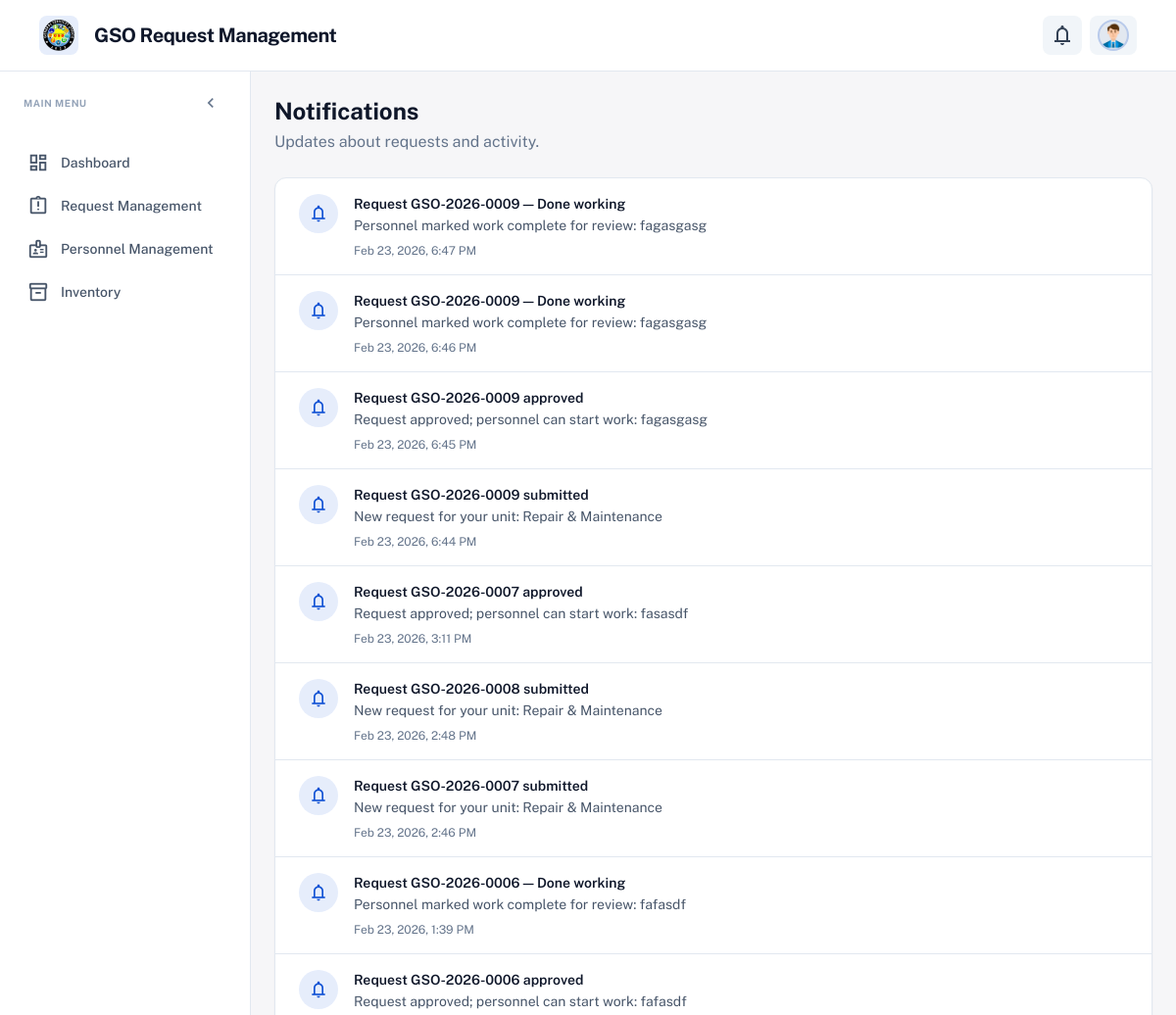
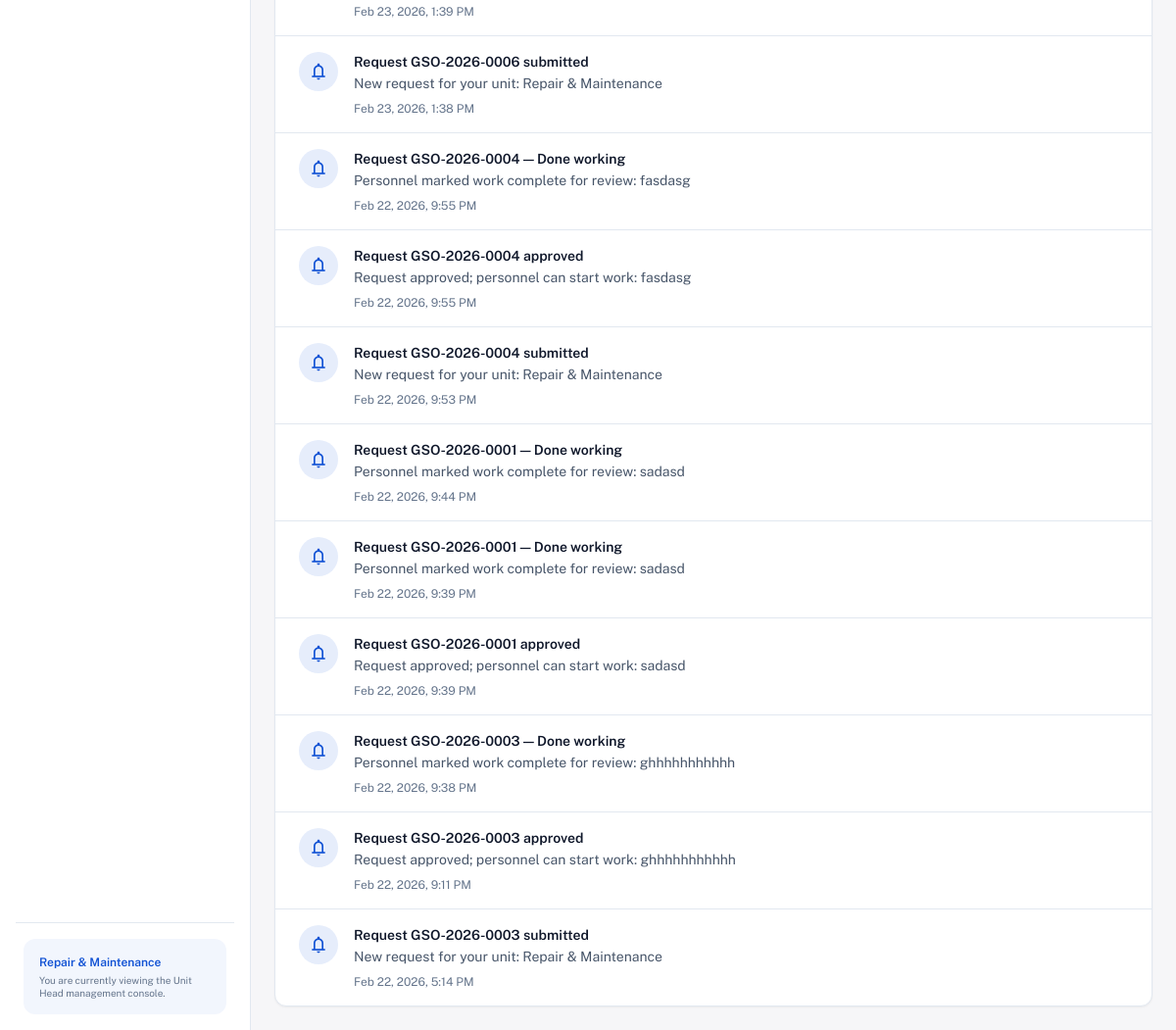
/accounts/staff/notifications/ (signed in), run on the app's committed database (2 pictures, top to bottom).
### apps/gso_accounts/models.py (models this page shows, shortened)
class User(AbstractUser):
    AVATAR_CHOICES = (
        ('man1', 'Man 1'),
        ('man2', 'Man 2'),
        ('man3', 'Man 3'),
        ('man4', 'Man 4'),
        ('man5', 'Man 5'),
        ('man6', 'Man 6'),
        ('man7', 'Man 7'),
        ('man8', 'Man 8'),
        ('man9', 'Man 9'),
        ('woman1', 'Woman 1'),
        ('woman2', 'Woman 2'),
        ('woman3', 'Woman 3'),
        ('woman4', 'Woman 4'),
        ('woman5', 'Woman 5'),
        ('woman6', 'Woman 6'),
        ('woman7', 'Woman 7'),
        ('woman8', 'Woman 8'),
    )
    class Role(models.TextChoices):
        REQUESTOR = 'REQUESTOR', 'Requestor'
        UNIT_HEAD = 'UNIT_HEAD', 'Unit Head'
        PERSONNEL = 'PERSONNEL', 'Personnel'
        GSO_OFFICE = 'GSO_OFFICE', 'GSO Office'
        DIRECTOR = 'DIRECTOR', 'Director'
    role = models.CharField(
        max_length=20,
        choices=Role.choices,
        default=Role.REQUESTOR,
    )
    unit = models.ForeignKey(
        'gso_units.Unit',
        on_delete=models.SET_NULL,
        null=True,
        blank=True,
        related_name='users',
        help_text='Unit for Unit Head / Personnel.',
    )
    avatar_code = models.CharField(
        max_length=20,
        choices=AVATAR_CHOICES,
        blank=True,
        default='man1',
        help_text='Static avatar image key (man1–man9, woman1–woman8).',
    )
    oic_for_director = models.ForeignKey(
        'self',
        on_delete=models.SET_NULL,
        null=True,
        blank=True,
        related_name='oic_users',
        help_text='Director who designated this user as Officer-in-Charge (OIC).',
    )
    class Meta:
        verbose_name = 'user'
        verbose_name_plural = 'users'
    @property
    def is_requestor(self):
        return self.role == self.Role.REQUESTOR
    @property
    def is_unit_head(self):
        return self.role == self.Role.UNIT_HEAD
    @property
    def is_gso_office(self):
        return self.role == self.Role.GSO_OFFICE
    @property
    def is_director(self):
        return self.role == self.Role.DIRECTOR
    @property
    def avatar_static_path(self):
        code = self.avatar_code or 'man1'
        return f"img/avatars/{code}.png"

### apps/gso_units/models.py (models this page shows, shortened)
class Unit(models.Model):
    name = models.CharField(max_length=120)
    code = models.SlugField(max_length=50, unique=True, help_text="Short code, e.g. repair, utility")
    is_active = models.BooleanField(default=True)
    created_at = models.DateTimeField(auto_now_add=True)
    updated_at = models.DateTimeField(auto_now=True)
    class Meta:
        ordering = ['name']

### apps/gso_notifications/models.py (models this page shows, shortened)
class Notification(models.Model):
    user = models.ForeignKey(
        settings.AUTH_USER_MODEL,
        on_delete=models.CASCADE,
        related_name='notifications',
    )
    title = models.CharField(max_length=255)
    message = models.TextField(blank=True)
    link = models.CharField(max_length=500, blank=True, help_text='URL to open when notification is clicked')
    read = models.BooleanField(default=False)
    created_at = models.DateTimeField(auto_now_add=True)
    class Meta:
        ordering = ['-created_at']

### apps/gso_accounts/views.py (the view)
# urls.py: path('staff/notifications/', views.StaffNotificationsView.as_view(), name='staff_notifications'),
class StaffNotificationsView(StaffRequiredMixin, TemplateView):
    template_name = 'staff/notifications.html'
    def get_context_data(self, **kwargs):
        context = super().get_context_data(**kwargs)
        from apps.gso_notifications.models import Notification
        context['notifications'] = Notification.objects.filter(user=self.request.user).order_by('-created_at')[:100]
        return context

### apps/gso_accounts/context_processors.py (called while the page is built)
def requestor_notifications(request):
    try:
        if not getattr(request, 'user', None) or not request.user.is_authenticated:
            return {'requestor_notifications': [], 'user_notifications': [], 'unread_notification_count': 0}
    except Exception:
        return {'requestor_notifications': [], 'user_notifications': [], 'unread_notification_count': 0}
    from apps.gso_notifications.models import Notification
    qs = list(Notification.objects.filter(user=request.user).order_by('-created_at')[:50])
    unread_count = Notification.objects.filter(user=request.user, read=False).count()
    return {
        'requestor_notifications': qs,
        'user_notifications': qs,
        'unread_notification_count': unread_count,
    }

def requestor_profile_form(request):
    try:
        if not getattr(request, 'user', None) or not request.user.is_authenticated:
            return {}
        if getattr(request.user, 'role', None) != 'REQUESTOR':
            return {}
    except Exception:
        return {}
    return {'requestor_profile_form': RequestorProfileForm(instance=request.user)}

### apps/gso_accounts/views.py (called while the page is built)
    def dispatch(self, request, *args, **kwargs):
        if not request.user.is_authenticated:
            return redirect('gso_accounts:login')
        if hasattr(request.user, 'is_requestor') and request.user.is_requestor:
            return redirect('gso_accounts:requestor_dashboard')
        return super().dispatch(request, *args, **kwargs)

### templates/staff/notifications.html (shortened to what this page needs)
{% extends "layouts/base_staff.html" %}
{% block staff_content %}
<div class="space-y-6">
    <div class="flex flex-col sm:flex-row sm:items-center sm:justify-between gap-4">
        <div>
            <h1 class="text-2xl font-bold text-slate-900 dark:text-slate-100">Notifications</h1>
            <p class="text-slate-500 dark:text-slate-400 mt-1">Updates about requests and activity.</p>
        </div>
    </div>
    <div class="bg-white dark:bg-slate-900 rounded-xl border border-slate-200 dark:border-slate-800 overflow-hidden shadow-sm">
        <div class="divide-y divide-slate-200 dark:divide-slate-800">
            {% for n in notifications %}
            <a href="{% url 'gso_accounts:notification_go' n.pk %}" class="block px-6 py-4 hover:bg-slate-50 dark:hover:bg-slate-800/50 transition-colors {% if not n.read %}bg-primary/5 dark:bg-primary/10{% endif %}">
                <div class="flex gap-4">
                    <div class="flex-shrink-0 size-10 rounded-full bg-primary/10 dark:bg-primary/20 flex items-center justify-center">
                        <span class="material-symbols-outlined text-primary text-xl">notifications</span>
                    </div>
                    <div class="min-w-0 flex-1">
                        <p class="text-sm font-semibold text-slate-900 dark:text-slate-100">{{ n.title }}</p>
                        <p class="text-sm text-slate-600 dark:text-slate-400 mt-0.5">{{ n.message }}</p>
                        <p class="text-xs text-slate-500 dark:text-slate-500 mt-2">{{ n.created_at|date:"M j, Y, g:i A" }}</p>
                    </div>
                </div>
            </a>
            {% empty %}
            <div class="px-6 py-12 text-center text-slate-500 dark:text-slate-400">
                <span class="material-symbols-outlined text-4xl mb-2">notifications_none</span>
                <p>No notifications yet.</p>
            </div>
            {% endfor %}
        </div>
    </div>
</div>
{% endblock %}

### templates/includes/header_staff.html (shortened to what this page needs)
{% load static %}
<header class="flex items-center justify-between border-b border-slate-200 dark:border-slate-800 bg-white dark:bg-slate-900 px-6 md:px-10 py-4 sticky top-0 z-40">
    <div class="flex items-center gap-3 text-primary">
        <div class="flex items-center gap-4">
            <div class="size-10 bg-primary/10 rounded-lg flex items-center justify-center overflow-hidden">
                <img src="{% static 'img/logo/gso_logo.png' %}" alt="GSO logo" class="w-8 h-8 object-contain">
            </div>
            <a href="{% url 'gso_accounts:staff_dashboard' %}" class="text-slate-900 dark:text-slate-100 text-xl font-bold leading-tight tracking-tight hover:opacity-90">GSO Request Management</a>
        </div>
    </div>
    <div class="flex flex-1 justify-end gap-4 items-center">
        <div class="flex gap-2 items-center">
            <div class="relative" id="staff-notif-dropdown-wrap">
                <button type="button" id="staff-notif-dropdown-btn" class="relative flex items-center justify-center rounded-lg h-10 w-10 bg-slate-100 dark:bg-slate-800 text-slate-700 dark:text-slate-300 hover:bg-primary/10 hover:text-primary transition-colors" aria-label="Notifications" aria-expanded="false" aria-haspopup="true">
                    <span class="material-symbols-outlined">notifications</span>
                </button>
            </div>
            <div class="relative" id="staff-profile-dropdown-wrap">
            <button type="button" id="staff-profile-dropdown-btn" class="flex items-center gap-2 rounded-lg h-10 pl-2 pr-2 bg-slate-100 dark:bg-slate-800 text-slate-700 dark:text-slate-300 hover:bg-primary/10 hover:text-primary transition-colors focus:outline-none focus:ring-2 focus:ring-primary/30" aria-expanded="false" aria-haspopup="true" aria-label="Profile menu">
                <div class="bg-slate-200 dark:bg-slate-700 rounded-full size-8 overflow-hidden border-2 border-primary/20 flex items-center justify-center">
                    <img src="{% static request.user.avatar_static_path %}" alt="Profile avatar" class="w-full h-full object-cover"/>
                </div>
            </button>
        </div>
        </div>
    </div>
</header>

### templates/includes/sidebar_staff.html (shortened to what this page needs)
<aside class="sidebar-staff sidebar--expand w-64 flex-shrink-0 bg-white dark:bg-slate-900 border-r border-slate-200 dark:border-slate-800 flex flex-col p-4 gap-2 fixed md:relative inset-y-0 left-0 z-30 transform -translate-x-full md:translate-x-0 transition-[transform,width] duration-200 ease-out" aria-label="Main navigation" id="staff-sidebar">
    <div class="sidebar-header-row flex items-center justify-between mb-4 px-2 min-h-[1.25rem]">
        <span class="sidebar-main-menu text-[10px] font-bold uppercase tracking-wider text-slate-400">Main Menu</span>
        <button type="button" id="staff-sidebar-minimize-btn" class="sidebar-minimize-btn flex items-center justify-center rounded-lg w-8 h-8 text-slate-500 hover:bg-slate-100 dark:hover:bg-slate-800 hover:text-primary transition-colors flex-shrink-0" aria-label="Collapse sidebar" title="Collapse sidebar">
            <span class="material-symbols-outlined text-[20px]">chevron_left</span>
        </button>
    </div>
    <nav class="flex flex-col gap-0.5 flex-1 overflow-y-auto">
        {% if request.user.is_unit_head %}
        <a href="{% url 'gso_accounts:staff_dashboard' %}" class="sidebar-nav-link flex items-center gap-3 px-3 py-2.5 rounded-lg font-medium transition-all {% if request.resolver_match.url_name == 'staff_dashboard' %}bg-primary text-white shadow-sm shadow-primary/20{% else %}text-slate-600 dark:text-slate-400 hover:bg-slate-100 dark:hover:bg-slate-800{% endif %}" title="Dashboard">
            <span class="material-symbols-outlined text-[22px] flex-shrink-0">dashboard</span>
            <span class="sidebar-label text-sm truncate">Dashboard</span>
        </a>
        <a href="{% url 'gso_accounts:staff_request_management' %}" class="sidebar-nav-link flex items-center gap-3 px-3 py-2.5 rounded-lg font-medium transition-all {% if request.resolver_match.url_name == 'staff_request_management' or request.resolver_match.url_name == 'staff_request_history' %}bg-primary text-white shadow-sm shadow-primary/20{% else %}text-slate-600 dark:text-slate-400 hover:bg-slate-100 dark:hover:bg-slate-800{% endif %}" title="Request Management">
            <span class="material-symbols-outlined text-[22px] flex-shrink-0">assignment_late</span>
            <span class="sidebar-label text-sm truncate">Request Management</span>
        </a>
        <a href="{% url 'gso_accounts:staff_personnel_management' %}" class="sidebar-nav-link flex items-center gap-3 px-3 py-2.5 rounded-lg font-medium transition-all {% if request.resolver_match.url_name == 'staff_personnel_management' %}bg-primary text-white shadow-sm shadow-primary/20{% else %}text-slate-600 dark:text-slate-400 hover:bg-slate-100 dark:hover:bg-slate-800{% endif %}" title="Personnel Management">
            <span class="material-symbols-outlined text-[22px] flex-shrink-0">badge</span>
            <span class="sidebar-label text-sm truncate">Personnel Management</span>
        </a>
        <a href="{% url 'gso_accounts:staff_inventory' %}" class="sidebar-nav-link flex items-center gap-3 px-3 py-2.5 rounded-lg font-medium transition-all {% if request.resolver_match.url_name|default:''|slice:':15' == 'staff_inventory' %}bg-primary text-white shadow-sm shadow-primary/20{% else %}text-slate-600 dark:text-slate-400 hover:bg-slate-100 dark:hover:bg-slate-800{% endif %}" title="Inventory">
            <span class="material-symbols-outlined text-[22px] flex-shrink-0">inventory_2</span>
            <span class="sidebar-label text-sm truncate">Inventory</span>
        </a>
        {% endif %}
    </nav>
    <div class="mt-auto border-t border-slate-200 dark:border-slate-800 pt-4 px-2">
        <div class="bg-primary/5 dark:bg-primary/10 rounded-xl p-4 sidebar-bottom-card">
            <p class="sidebar-bottom-text text-xs font-semibold text-primary mb-1">{% if request.user.unit %}{{ request.user.unit.name }}{% else %}{% if request.user.is_director %}Director{% elif request.user.is_gso_office %}GSO Office{% elif request.user.is_unit_head %}Unit Head{% elif request.user.is_personnel %}Personnel{% else %}Staff{% endif %}{% endif %}</p>
            <p class="sidebar-bottom-text text-[10px] text-slate-500 dark:text-slate-400 leading-tight">You are currently viewing the {% if request.user.is_director %}Director{% elif request.user.is_gso_office %}GSO Office{% elif request.user.is_unit_head %}Unit Head{% elif request.user.is_personnel %}Personnel{% else %}Staff{% endif %} management console.</p>
        </div>
    </div>
</aside>

### templates/layouts/base_staff.html (style rules this page uses)
body { font-family: 'Public Sans', sans-serif; }
.material-symbols-outlined { font-variation-settings: 'FILL' 0, 'wght' 400, 'GRAD' 0, 'opsz' 24; }
#staff-sidebar { width: 16rem; min-width: 16rem; }

### data on the page
User: avatar_code (picture), user.unit.name "Repair & Maintenance"
Notification: title "Request GSO-2026-0009 — Done working", message "Personnel marked work complete for review: fagasgasg", created_at "Feb 23, 2026, 6:47 PM"
Notification: title "Request GSO-2026-0009 — Done working", message "Personnel marked work complete for review: fagasgasg", created_at "Feb 23, 2026, 6:46 PM"
Notification: title "Request GSO-2026-0009 approved", message "Request approved; personnel can start work: fagasgasg", created_at "Feb 23, 2026, 6:45 PM"
Notification: title "Request GSO-2026-0009 submitted", message "New request for your unit: Repair & Maintenance", created_at "Feb 23, 2026, 6:44 PM"
Notification: title "Request GSO-2026-0007 approved", message "Request approved; personnel can start work: fasasdf", created_at "Feb 23, 2026, 3:11 PM"
Notification: title "Request GSO-2026-0008 submitted", message "New request for your unit: Repair & Maintenance", created_at "Feb 23, 2026, 2:48 PM"
Notification: title "Request GSO-2026-0007 submitted", message "New request for your unit: Repair & Maintenance", created_at "Feb 23, 2026, 2:46 PM"
Notification: title "Request GSO-2026-0006 — Done working", message "Personnel marked work complete for review: fafasdf", created_at "Feb 23, 2026, 1:39 PM"
Notification: title "Request GSO-2026-0006 approved", message "Request approved; personnel can start work: fafasdf", created_at "Feb 23, 2026, 1:39 PM"
Notification: title "Request GSO-2026-0006 submitted", message "New request for your unit: Repair & Maintenance", created_at "Feb 23, 2026, 1:38 PM"
Notification: title "Request GSO-2026-0004 — Done working", message "Personnel marked work complete for review: fasdasg", created_at "Feb 22, 2026, 9:55 PM"
Notification: title "Request GSO-2026-0004 approved", message "Request approved; personnel can start work: fasdasg", created_at "Feb 22, 2026, 9:55 PM"
Notification: title "Request GSO-2026-0004 submitted", message "New request for your unit: Repair & Maintenance", created_at "Feb 22, 2026, 9:53 PM"
Notification: title "Request GSO-2026-0001 — Done working", message "Personnel marked work complete for review: sadasd", created_at "Feb 22, 2026, 9:44 PM"
Notification: title "Request GSO-2026-0001 — Done working", message "Personnel marked work complete for review: sadasd", created_at "Feb 22, 2026, 9:39 PM"
Notification: title "Request GSO-2026-0001 approved", message "Request approved; personnel can start work: sadasd", created_at "Feb 22, 2026, 9:39 PM"
Notification: title "Request GSO-2026-0003 — Done working", message "Personnel marked work complete for review: ghhhhhhhhhhh", created_at "Feb 22, 2026, 9:38 PM"
Notification: title "Request GSO-2026-0003 approved", message "Request approved; personnel can start work: ghhhhhhhhhhh", created_at "Feb 22, 2026, 9:11 PM"
Notification: title "Request GSO-2026-0003 submitted", message "New request for your unit: Repair & Maintenance", created_at "Feb 22, 2026, 5:14 PM"
